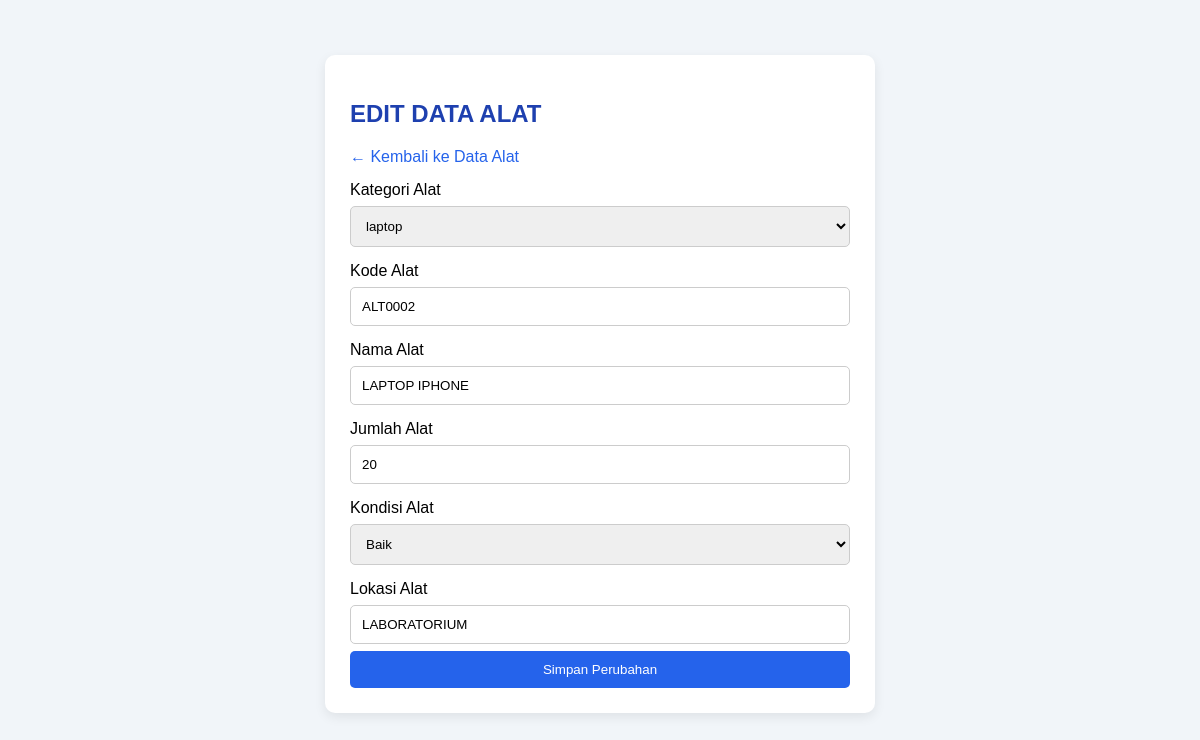
Screenshot of /edit_alat.php?id=2 (signed in) with the database file from the repository.
### tables this page shows
CREATE TABLE `alat` (
  `id_alat` int NOT NULL,
  `id_kategori` int NOT NULL,
  `kode_alat` varchar(30) NOT NULL,
  `nama_alat` varchar(100) NOT NULL,
  `jumlah` int NOT NULL DEFAULT '0',
  `stok` int NOT NULL DEFAULT '0',
  `kondisi` varchar(50) NOT NULL,
  `lokasi` varchar(100) DEFAULT NULL,
  `created_at` timestamp NULL DEFAULT CURRENT_TIMESTAMP
);

CREATE TABLE `kategori` (
  `id_kategori` int NOT NULL,
  `nama_kategori` varchar(100) NOT NULL,
  `deskripsi` text,
  `created_at` timestamp NULL DEFAULT CURRENT_TIMESTAMP
);

### edit_alat.php (the view, shortened to what this page needs)
<?php
require_once "config.php";
$id = (int) ($_GET["id"] ?? $_POST["id"] ?? 0);
$sql = $pdo->prepare(
    "SELECT * FROM alat WHERE id_alat = ?"
);
$sql->execute([$id]);
$alat = $sql->fetch(PDO::FETCH_ASSOC);
$sqlKategori = $pdo->query(
    "SELECT * FROM kategori ORDER BY nama_kategori ASC"
);
$daftarKategori = $sqlKategori->fetchAll(PDO::FETCH_ASSOC);
?>
<!DOCTYPE html>
<html lang="id">
<head>
</head>
<body>
<div class="container">
    <h2>EDIT DATA ALAT</h2>
    <a href="alat.php" class="kembali">
        ← Kembali ke Data Alat
    </a>
    <form method="POST">
        <label>Kategori Alat</label>
        <select name="id_kategori" required>
            <?php foreach ($daftarKategori as $kategori): ?>
                <option
                    value="<?= (int) $kategori["id_kategori"] ?>"
                    <?= (int) $alat["id_kategori"] === (int) $kategori["id_kategori"] ? "selected" : "" ?>
                >
                    <?= htmlspecialchars($kategori["nama_kategori"]) ?>
                </option>
            <?php endforeach; ?>
        </select>
        <label>Kode Alat</label>
        <input
            type="text"
            name="kode_alat"
            value="<?= htmlspecialchars($alat["kode_alat"]) ?>"
            required
        >
        <label>Nama Alat</label>
        <input
            type="text"
            name="nama_alat"
            value="<?= htmlspecialchars($alat["nama_alat"]) ?>"
            required
        >
        <label>Jumlah Alat</label>
        <input
            type="number"
            name="jumlah"
            min="1"
            value="<?= (int) $alat["jumlah"] ?>"
            required
        >
        <label>Kondisi Alat</label>
        <select name="kondisi" required>
            <option value="Baik"
                <?= $alat["kondisi"] === "Baik" ? "selected" : "" ?>>
                Baik
            </option>
        </select>
        <label>Lokasi Alat</label>
        <input
            type="text"
            name="lokasi"
            value="<?= htmlspecialchars($alat["lokasi"] ?? "") ?>"
        >
        <button type="submit">
            Simpan Perubahan
        </button>
    </form>
</div>
</body>
</html>

### edit_alat.php (style rules this page uses)
* { box-sizing: border-box; }
body { font-family: Arial, sans-serif; background: #f1f5f9; margin: 0; padding: 25px; }
.container { max-width: 550px; margin: 30px auto; background: white; padding: 25px; border-radius: 10px; box-shadow: 0 4px 12px rgba(0,0,0,0.08); }
h2 { color: #1e40af; }
label { display: block; margin-top: 15px; }
input, select, button { width: 100%; padding: 11px; margin-top: 7px; border-radius: 5px; }
input, select { border: 1px solid #ccc; }
button { background: #2563eb; color: white; border: none; cursor: pointer; }
.kembali { color: #2563eb; text-decoration: none; }

### rows the page displays
alat: id_kategori "laptop", kode_alat "ALT0002", nama_alat "LAPTOP IPHONE", jumlah "20", kondisi "Baik", lokasi "LABORATORIUM"
